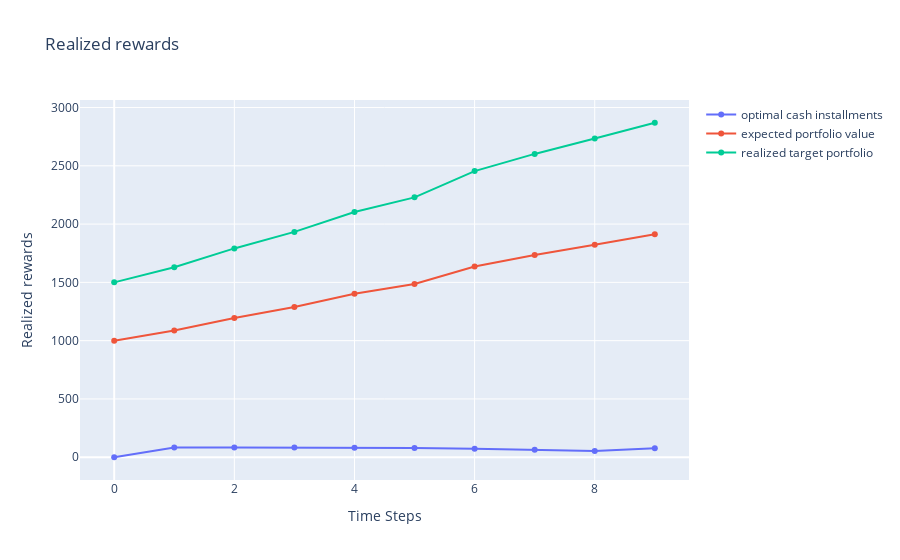

The code cell stored with this chart in its notebook:
### Code cell
import plotly.express as px 
import plotly.graph_objects as go 

G_learner.project_cash_injections()

eta_ = G_learner.eta.detach().numpy()
realized_target_portf = eta_ * G_learner.expected_portf_val.numpy()

fig = go.Figure()
fig.add_trace(go.Scatter(y = G_learner.expected_c_t,
                         name = 'optimal cash installments'))
fig.add_trace(go.Scatter(y = G_learner.expected_portf_val,
                         name = 'expected portfolio value'))
fig.add_trace(go.Scatter(y = realized_target_portf,
                         name = 'realized target portfolio'))
fig.update_layout(title='Realized rewards',
                   xaxis_title='Time Steps',
                   yaxis_title='Realized rewards')

### Figure 1 — Plotly figure (JSON) as saved in the notebook; plotly's stock layout.template omitted (floating-point values rounded to 4 significant figures)
{"data": [{"name": "optimal cash installments", "type": "scatter", "y": [0, 82.95, 83.89, 83.17, 81.51, 78.32, 72.3, 63.28, 52.81, 76.84]}, {"name": "expected portfolio value", "type": "scatter", "y": [1000, 1086.0, 1194.0, 1289.0, 1403.0, 1486.0, 1636.0, 1735.0, 1823.0, 1913.0]}, {"name": "realized target portfolio", "type": "scatter", "y": [1500, 1630.0, 1791.0, 1933.0, 2104.0, 2229.0, 2454.0, 2602.0, 2735.0, 2869.0]}], "layout": {"title": {"text": "Realized rewards"}, "xaxis": {"title": {"text": "Time Steps"}}, "yaxis": {"title": {"text": "Realized rewards"}}}}
